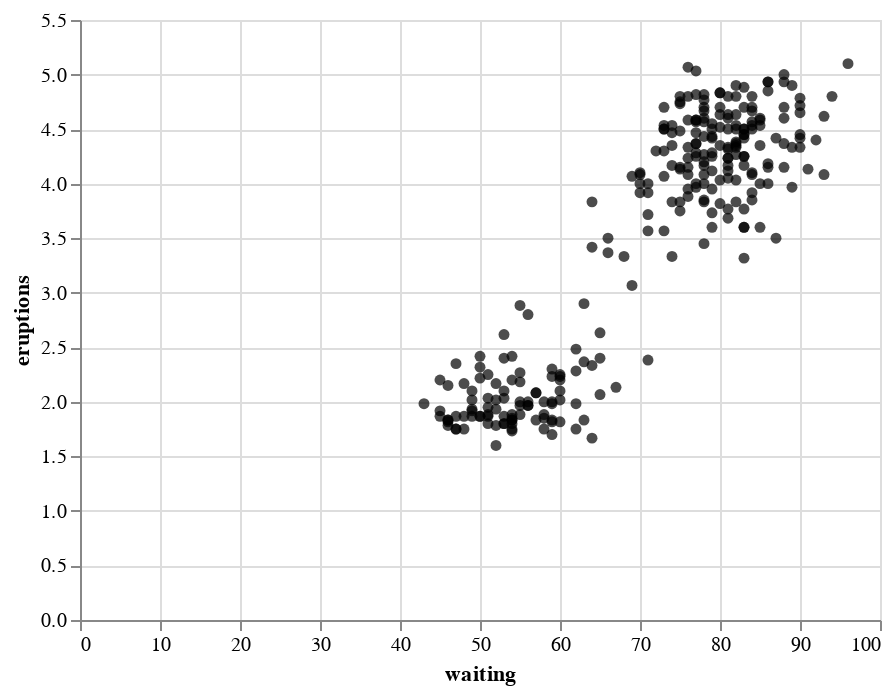

Source (notebook cell):
### Code cell
faithful_scatter = alt.Chart(faithful).mark_circle(color='black').encode(
    x = "waiting",
    y = "eruptions"
)
faithful_scatter

### Figure 1 — Vega-Lite specification as saved in the notebook (floating-point values rounded to 4 significant figures; data arrays with more than 128 entries replaced by an {"elided": "..."} marker saying what was removed)
{"config": {"view": {"continuousWidth": 400, "continuousHeight": 300}}, "data": {"name": "data-5e01a96a81f10c72d948a86132ecb6d1"}, "mark": {"type": "circle", "color": "black"}, "encoding": {"x": {"field": "waiting", "type": "quantitative"}, "y": {"field": "eruptions", "type": "quantitative"}}, "$schema": "https://vega.github.io/schema/vega-lite/v4.17.0.json", "datasets": {"data-5e01a96a81f10c72d948a86132ecb6d1": {"elided": "272 records"}}}
